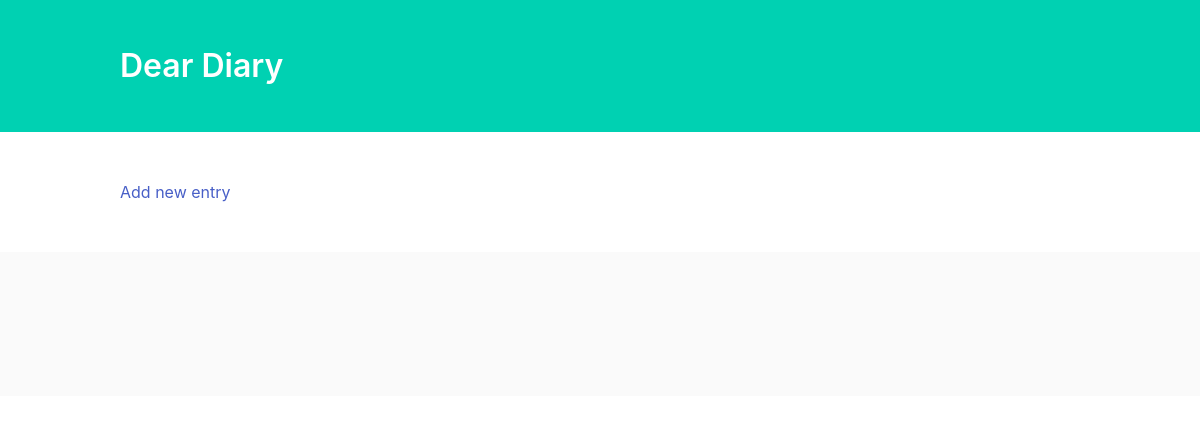
The app's page /, older data.
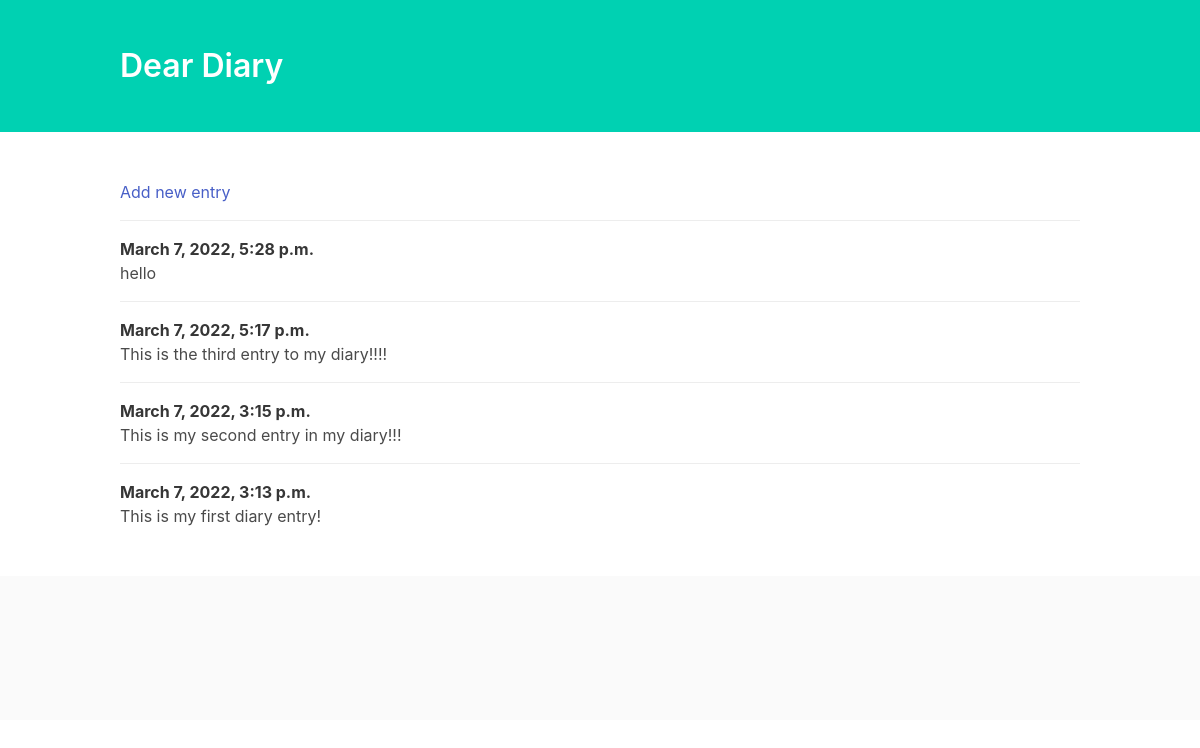
The same page, newer data.
### entries/models.py (models this page shows, shortened)
class Entry(models.Model):
    text = models.TextField()
    date_posted = models.DateTimeField(auto_now_add=True)
    class Meta:
        verbose_name_plural = 'entries'

### entries/views.py (the view)
# urls.py: path('', views.index, name='home'),
def index(request):
    entries = Entry.objects.order_by('-date_posted')
    context = {'entries' : entries}
    return render(request, 'entries/index.html', context)

### entries/templates/entries/index.html (shortened to what this page needs)
<!DOCTYPE html>
<html lang="en">
<head>
    <link rel="stylesheet" href="https://cdnjs.cloudflare.com/ajax/libs/bulma/0.6.2/css/bulma.min.css" />
</head>
<body>
    <section class="hero is-primary">
        <div class="hero-body">
            <div class="container">
                <h1 class="title">
                    Dear Diary
                </h1>
            </div>
        </div>
    </section>
    <section class="section">
        <div class="container">
            <article class="media">
                <div class="media-content">
                    <div class="content">
                        <a href="{% url 'add'  %}">Add new entry</a>
                    </div>
                </div>
            </article>
            {% for entry in entries %}
                <article class="media">
                    <div class="media-content">
                        <div class="content">
                            <p>
                                <strong>{{ entry.date_posted }}</strong>
                                <br> {{ entry.text }}
                            </p>
                        </div>
                    </div>
                </article>
            {% endfor %}
        </div>
    </section>
    <footer class="footer">
    </footer>
</body>
</html>

Row changes from the older to the newer data that the page shows:
added Entry: date_posted "March 7, 2022, 5:28 p.m.", text "hello"
added Entry: date_posted "March 7, 2022, 5:17 p.m.", text "This is the third entry to my diary!!!!"
added Entry: date_posted "March 7, 2022, 3:15 p.m.", text "This is my second entry in my diary!!!"
added Entry: date_posted "March 7, 2022, 3:13 p.m.", text "This is my first diary entry!"
